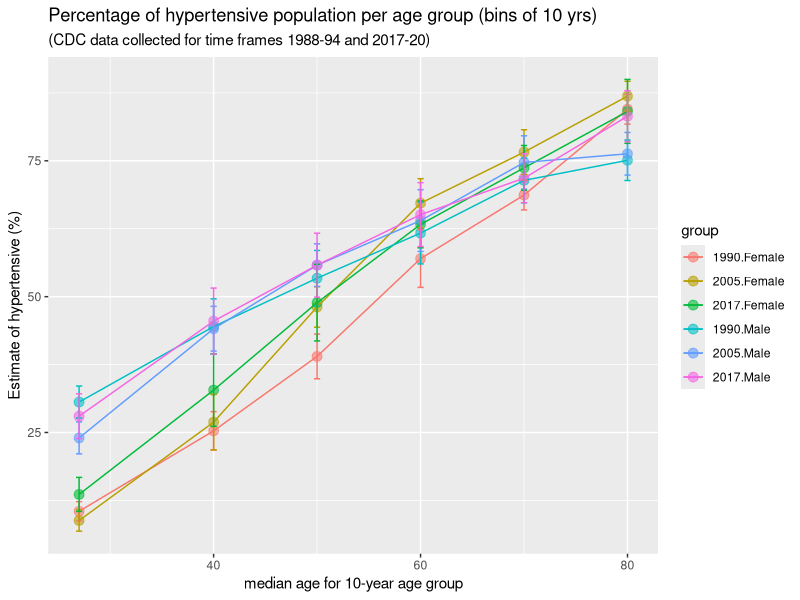
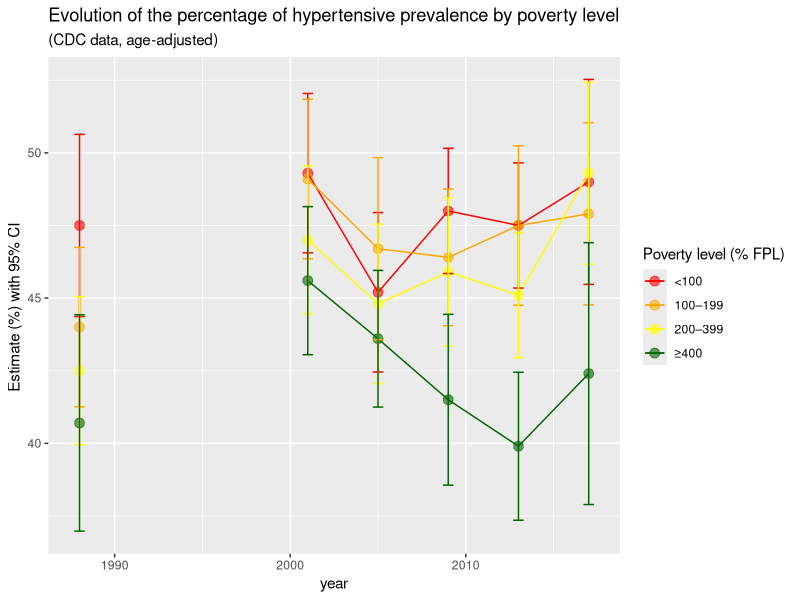

Write R code to recreate these figures, in order.
## ---- chunk 1

knitr::opts_chunk$set(echo = TRUE, warning = FALSE, message = FALSE)

## ---- chunk 2

#set working directory and read data file

data <- 
  read.csv("../data/Hypertension_in_adults_age_20_and_older.csv", header = TRUE)

## ---- chunk 3

library(ggplot2)
library(dplyr)
library(tidyr)
library(tibble)


## ---- chunk 4

# simplify the data frame to keep only the data of interest
data_poverty <- subset(data, GROUP == "Poverty level" & ESTIMATE_TYPE == 
                        "Percent of population, age adjusted") 
data_age <- subset(data, GROUP == "Sex and age group") 

# remove redundant data
data_age <- subset(data_age, !(SUBGROUP_ORDER %in% c(13,16,21,24)) )
# remove columns of no use for this study
data_age <- data_age[,c(1,8,11,13,14,15,16,18,20,21)]

# create a Med_Age variable 

data_age <- data_age %>%
   mutate(Med_Age = case_when(
     SUBGROUP_ORDER == 14 ~ 27, 
     SUBGROUP_ORDER == 22 ~ 27, 
     SUBGROUP_ORDER == 15 ~ 40, 
     SUBGROUP_ORDER == 23 ~ 40, 
     SUBGROUP_ORDER == 17 ~ 50, 
     SUBGROUP_ORDER == 25 ~ 50,
     SUBGROUP_ORDER == 18 ~ 60, 
     SUBGROUP_ORDER == 26 ~ 60, 
     SUBGROUP_ORDER == 19 ~ 70, 
     SUBGROUP_ORDER == 27 ~ 70, 
     SUBGROUP_ORDER == 20 ~ 80, 
     SUBGROUP_ORDER == 28 ~ 80
   ))


data_age_1990 <- subset(data_age, TIME_PERIOD == "1988-1994") 
data_age_2005 <- subset(data_age, TIME_PERIOD == "2005-2008") 
data_age_2017 <- subset(data_age, TIME_PERIOD == "2017-3/2020") 


data_poverty <- data_poverty[,c(1,8,11,13,14,15,16,18,20,21)]
data_poverty <- subset(data_poverty, !(SUBGROUP_ORDER %in% c(13,16,21,24)) )

# create a numerical variable "Year" to describe average Year within each data collection range

data_poverty <- data_poverty %>%
   mutate(Year = case_when(
      TIME_PERIOD == "1988-1994" ~ 1988, 
      TIME_PERIOD == "1995-1998" ~ 1995, 
      TIME_PERIOD == "1999-2000" ~ 1999, 
      TIME_PERIOD == "2001-2004" ~ 2001, 
      TIME_PERIOD == "2005-2008" ~ 2005, 
      TIME_PERIOD == "2009-2012" ~ 2009,
      TIME_PERIOD == "2013-2016" ~ 2013, 
      TIME_PERIOD == "2017-3/2020" ~ 2017
   ))


## ---- chunk 5

# table for the data

vars <- c("NESTING_LABEL", "Med_Age", "ESTIMATE", "STANDARD_ERROR")

# Function to convert R classes to human-readable types
get_var_type <- function(x) {
  if (is.numeric(x)) {
    "Continuous"
  } else if (is.factor(x) || is.character(x)) {
    "Categorical"
  } else {
    "Other"
  }
}

# Create summary table
variable_summary <- tibble(
  Variable = vars,
  Type = sapply(data_age[vars], get_var_type),   
  Class = sapply(data_age[vars], class)   
)

# View table
variable_summary

## ---- chunk 6
  
 
# plot

data_age_1990$Year <- "1990"
data_age_2005$Year <- "2005"
data_age_2017$Year <- "2017"

combined <- rbind(data_age_1990, data_age_2005, data_age_2017)
combined <- combined %>%
  mutate(group = interaction(Year, NESTING_LABEL))

BP_AGE_GENDER <- ggplot(combined,
       aes(x = Med_Age,
           y = ESTIMATE,
           color = group,
           group = group)) +
  geom_point(size = 3, alpha = 0.6) +
  geom_line() +
  geom_errorbar(aes(
    ymin = ESTIMATE - 1.96 * STANDARD_ERROR,
    ymax = ESTIMATE + 1.96 * STANDARD_ERROR
  ),
  width = 0.6) +
  labs( title= "Percentage of hypertensive population per age group (bins of 10 yrs)",
  subtitle="(CDC data collected for time frames 1988-94 and 2017-20)",
  x = "median age for 10-year age group",
  y = "Estimate of hypertensive (%)")

# save plot to a output file
ggsave(
  filename = "../output/Hypertension_Age_Gender.png",
  plot = BP_AGE_GENDER,
  width = 8.5,
  height = 10, 
  dpi =300
)
 

## ---- chunk 7
# plot 
BP_POV <- ggplot(data_poverty,
       aes(x = Year,
           y = ESTIMATE, 
           color = SUBGROUP
           )) +
  geom_point(size = 3, alpha = 0.6) +
  geom_line() +
  scale_color_manual(
  name = "Poverty level (% FPL)",
  values = c("red", "orange", "yellow", "darkgreen"),
  breaks = c("<100% FPL", "100% to <200% FPL", "200% to <400% FPL", "≥400% FPL"),
  labels = c(
    "<100",
    "100–199",
    "200–399",
    "≥400"
  )) +
  geom_errorbar(aes(
    ymin = ESTIMATE - 1.96 * STANDARD_ERROR,
    ymax = ESTIMATE + 1.96 * STANDARD_ERROR
  ),
  width = 0.6) +
  labs( title= "Evolution of the percentage of hypertensive prevalence by poverty level",
  subtitle="(CDC data, age-adjusted)",
  x = "year",
  y = "Estimate (%) with 95% CI ") 


# save plot to a output file
ggsave(
  filename = "../output/Hypertension_Poverty.png",
  plot = BP_POV,
  width = 8.5,
  height = 10, 
  dpi =300
)
 
